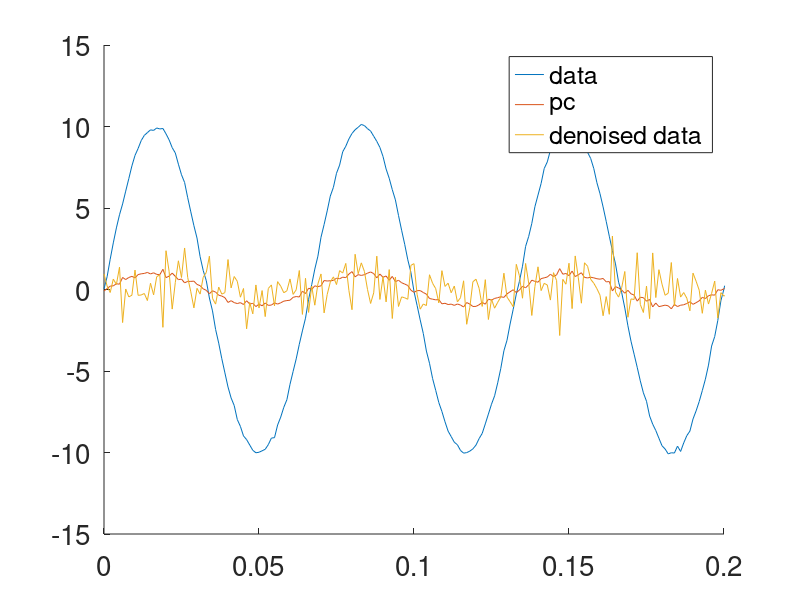

This chart was generated by the following MATLAB code:
%% Script to simulate the effect of denoising on the variance projected in

% One second time vector
t = 0:.001:1;

% Stimulus locked signal is sinusoid at 15 Hz
sl      = sin(2*pi*t*15);

% Noise is sampled from Gaussian distribution
noise   = randn(size(t));

% Data is a weighted sum of stimulus locked signal and noise
data    = sl*10+  .1* noise;

% Our principal component is also a weighted sum of the stimulus locked
% signal and noise. The weight on the stimulus locked signal is smaller in
% the pc than in the data. The noise has the same form as the noise in the
% data, but is a new sample.
noise   = randn(size(t));
pc      = sl+ .1*noise;

% Regress out the pc from the data
denoised = data - (data/pc) * pc;

% Plot
figure, set(gca, 'FontSize', 20); hold on
plot(t,data, t, pc, t, denoised)
legend({'data', 'pc', 'denoised data'}, 'Location', 'best')
xlim([0 .2])

% Note that the 'denoised' data has more 'noise' than the original data!
%   The noise we added is broadband. What happened is that when we
%   projected out the PC, the stimulus locked component matched between the
%   PC and the data, so that we effectively projected in noise from the PC.

% % We can quantify the broadband signal as the variance in the time series
% after regressing out the stimulus locked signal
bb = @(x) var(x - (x/sl) * sl);
disp([bb(data) bb(denoised)])


% Demonstrate that subtracting one noise component from another causes the
% variance to increase
a=rand(1,100);
b=rand(1,100);
var(a)
var(b)
var(a-b)